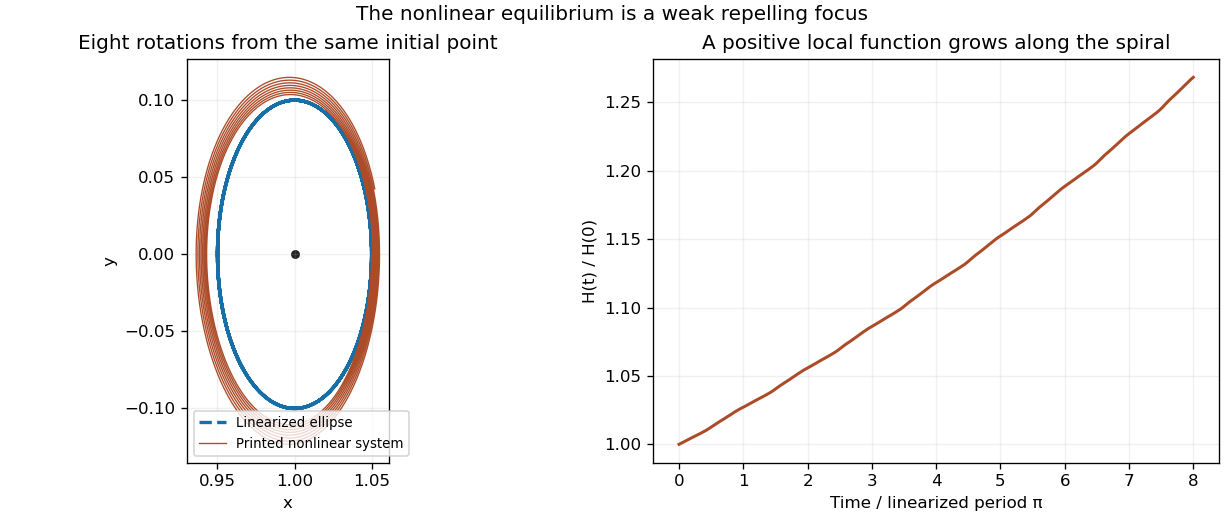

Generate this figure with Python:
"""Original RK4 example: imaginary eigenvalues hide a weak repelling focus."""
from pathlib import Path
import numpy as np
import matplotlib
matplotlib.use('Agg')
import matplotlib.pyplot as plt

def field(z):
    x,y=z
    return np.array([y*np.exp(x*y),1-x**4-y*y])

def local_function(x,y):
    x=2*(x-1)
    return (x*x+y*y)/2+7*x**3/12+x*y*y/2+y**3/3+x**4/4-3*x**3*y/16+3*x*y**3/16

def main():
    t=np.linspace(0,8*np.pi,32001);dt=t[1]-t[0]
    z=np.empty((len(t),2));z[0]=[1.05,0]
    for j in range(len(t)-1):
        a=field(z[j]);b=field(z[j]+dt*a/2);c=field(z[j]+dt*b/2);d=field(z[j]+dt*c)
        z[j+1]=z[j]+dt*(a+2*b+2*c+d)/6
    linear_x=1+.05*np.cos(2*t);linear_y=-.1*np.sin(2*t)
    fig,axes=plt.subplots(1,2,figsize=(10.2,4.3),layout='constrained')
    axes[0].plot(linear_x,linear_y,'--',lw=2,color='#176fa8',label='Linearized ellipse')
    axes[0].plot(z[:,0],z[:,1],color='#ac4b28',lw=.8,label='Printed nonlinear system')
    axes[0].scatter([1],[0],color='#222',s=19);axes[0].set(xlabel='x',ylabel='y',title='Eight rotations from the same initial point');axes[0].legend(fontsize=8);axes[0].set_aspect('equal',adjustable='box')
    h=local_function(z[:,0],z[:,1]);axes[1].plot(t/np.pi,h/h[0],color='#ac4b28',lw=1.8)
    axes[1].set(xlabel='Time / linearized period π',ylabel='H(t) / H(0)',title='A positive local function grows along the spiral')
    for ax in axes:ax.grid(alpha=.18)
    fig.suptitle('The nonlinear equilibrium is a weak repelling focus')
    fig.savefig(Path.cwd()/(Path(__file__).stem+'.png'),dpi=120,facecolor='white');plt.close(fig)

if __name__=='__main__':
    main()
